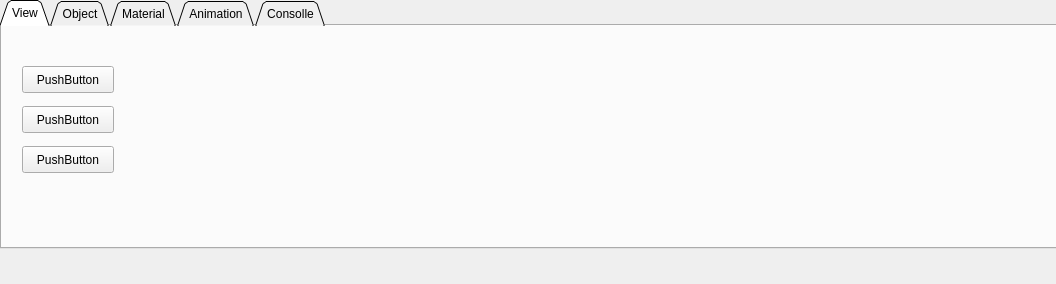
<?xml version="1.0" encoding="UTF-8"?>
<ui version="4.0">
 <class>DockWidgetMain2</class>
 <widget class="QDockWidget" name="DockWidgetMain2">
  <property name="geometry">
   <rect>
    <x>0</x>
    <y>0</y>
    <width>1056</width>
    <height>284</height>
   </rect>
  </property>
  <property name="sizePolicy">
   <sizepolicy hsizetype="Maximum" vsizetype="Maximum">
    <horstretch>0</horstretch>
    <verstretch>0</verstretch>
   </sizepolicy>
  </property>
  <property name="autoFillBackground">
   <bool>false</bool>
  </property>
  <property name="floating">
   <bool>false</bool>
  </property>
  <property name="features">
   <set>QDockWidget::NoDockWidgetFeatures</set>
  </property>
  <property name="allowedAreas">
   <set>Qt::LeftDockWidgetArea</set>
  </property>
  <property name="windowTitle">
   <string>Select</string>
  </property>
  <widget class="QWidget" name="dockWidgetContents">
   <widget class="QTabWidget" name="tabWidget">
    <property name="geometry">
     <rect>
      <x>0</x>
      <y>0</y>
      <width>1069</width>
      <height>249</height>
     </rect>
    </property>
    <property name="tabPosition">
     <enum>QTabWidget::North</enum>
    </property>
    <property name="tabShape">
     <enum>QTabWidget::Triangular</enum>
    </property>
    <property name="currentIndex">
     <number>0</number>
    </property>
    <property name="elideMode">
     <enum>Qt::ElideLeft</enum>
    </property>
    <property name="tabsClosable">
     <bool>false</bool>
    </property>
    <property name="movable">
     <bool>false</bool>
    </property>
    <widget class="QWidget" name="tabview">
     <attribute name="title">
      <string>View</string>
     </attribute>
     <widget class="QPushButton" name="pushButton">
      <property name="geometry">
       <rect>
        <x>20</x>
        <y>40</y>
        <width>92</width>
        <height>27</height>
       </rect>
      </property>
      <property name="text">
       <string>PushButton</string>
      </property>
     </widget>
     <widget class="QPushButton" name="pushButton_2">
      <property name="geometry">
       <rect>
        <x>20</x>
        <y>80</y>
        <width>92</width>
        <height>27</height>
       </rect>
      </property>
      <property name="text">
       <string>PushButton</string>
      </property>
     </widget>
     <widget class="QPushButton" name="pushButton_3">
      <property name="geometry">
       <rect>
        <x>20</x>
        <y>120</y>
        <width>92</width>
        <height>27</height>
       </rect>
      </property>
      <property name="text">
       <string>PushButton</string>
      </property>
     </widget>
    </widget>
    <widget class="QWidget" name="tabobject">
     <attribute name="title">
      <string>Object</string>
     </attribute>
    </widget>
    <widget class="QWidget" name="tab">
     <attribute name="title">
      <string>Material</string>
     </attribute>
    </widget>
    <widget class="QWidget" name="tab_2">
     <attribute name="title">
      <string>Animation</string>
     </attribute>
    </widget>
    <widget class="QWidget" name="tab_3">
     <attribute name="title">
      <string>Consolle</string>
     </attribute>
    </widget>
   </widget>
  </widget>
 </widget>
 <resources/>
 <connections/>
</ui>
